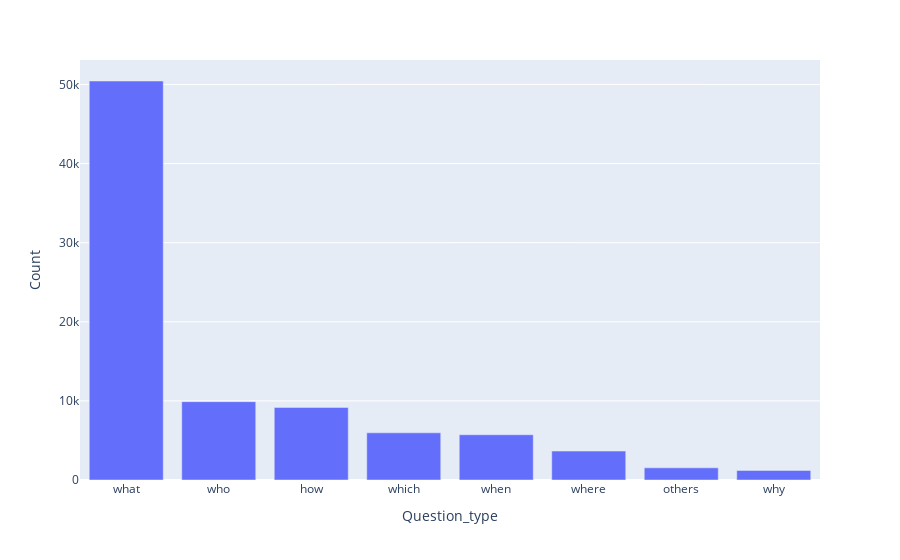

Notebook code cell kept with this figure:
### Code cell
px.bar(df["question_type"].value_counts().reset_index(), x="index", y="question_type", labels={"index": "Question_type", "question_type": "Count"})

### Figure 1 — Plotly figure (JSON) as saved in the notebook; plotly's stock layout.template omitted (floating-point values rounded to 4 significant figures)
{"data": [{"alignmentgroup": "True", "hovertemplate": "Question_type=%{x}<br>Count=%{y}<extra></extra>", "legendgroup": "", "marker": {"color": "#636efa", "pattern": {"shape": ""}}, "name": "", "offsetgroup": "", "orientation": "v", "showlegend": false, "textposition": "auto", "type": "bar", "x": ["what", "who", "how", "which", "when", "where", "others", "why"], "xaxis": "x", "y": [50438, 9904, 9175, 5961, 5720, 3657, 1537, 1207], "yaxis": "y"}], "layout": {"barmode": "relative", "legend": {"tracegroupgap": 0}, "margin": {"t": 60}, "xaxis": {"anchor": "y", "domain": [0, 1], "title": {"text": "Question_type"}}, "yaxis": {"anchor": "x", "domain": [0, 1], "title": {"text": "Count"}}}}
